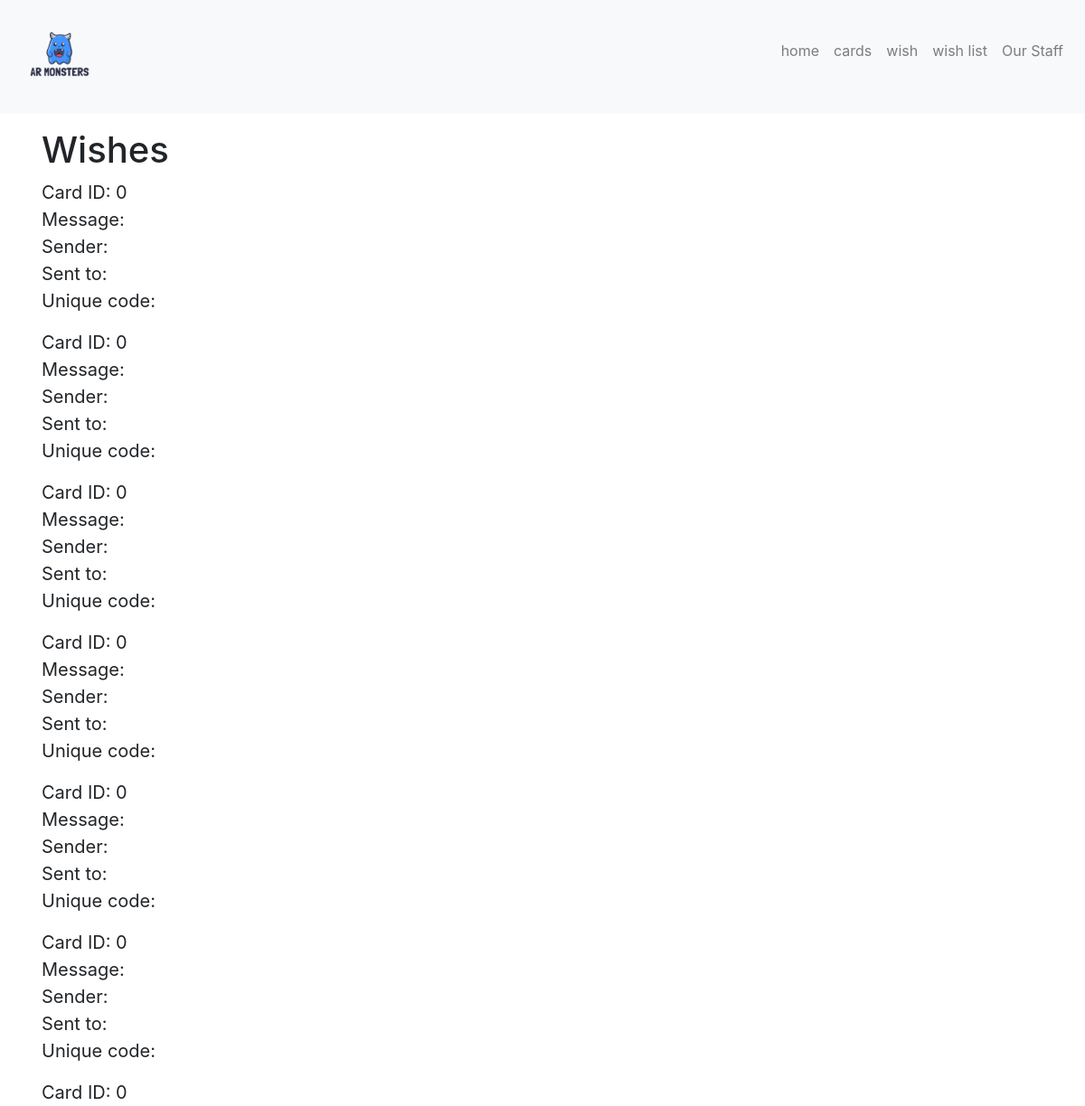
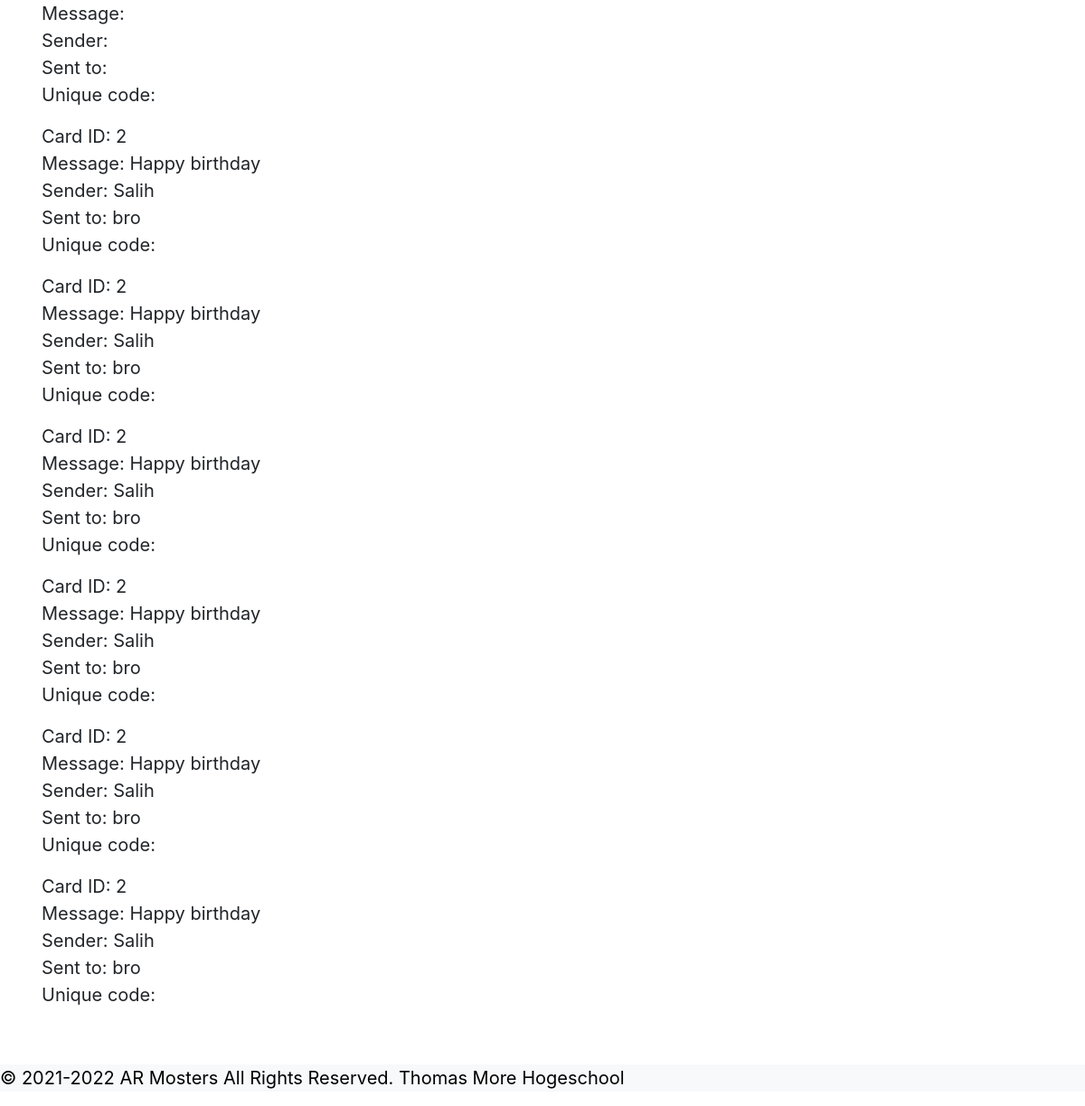
Before: /wish_list with the older database file (2 pictures, top to bottom).
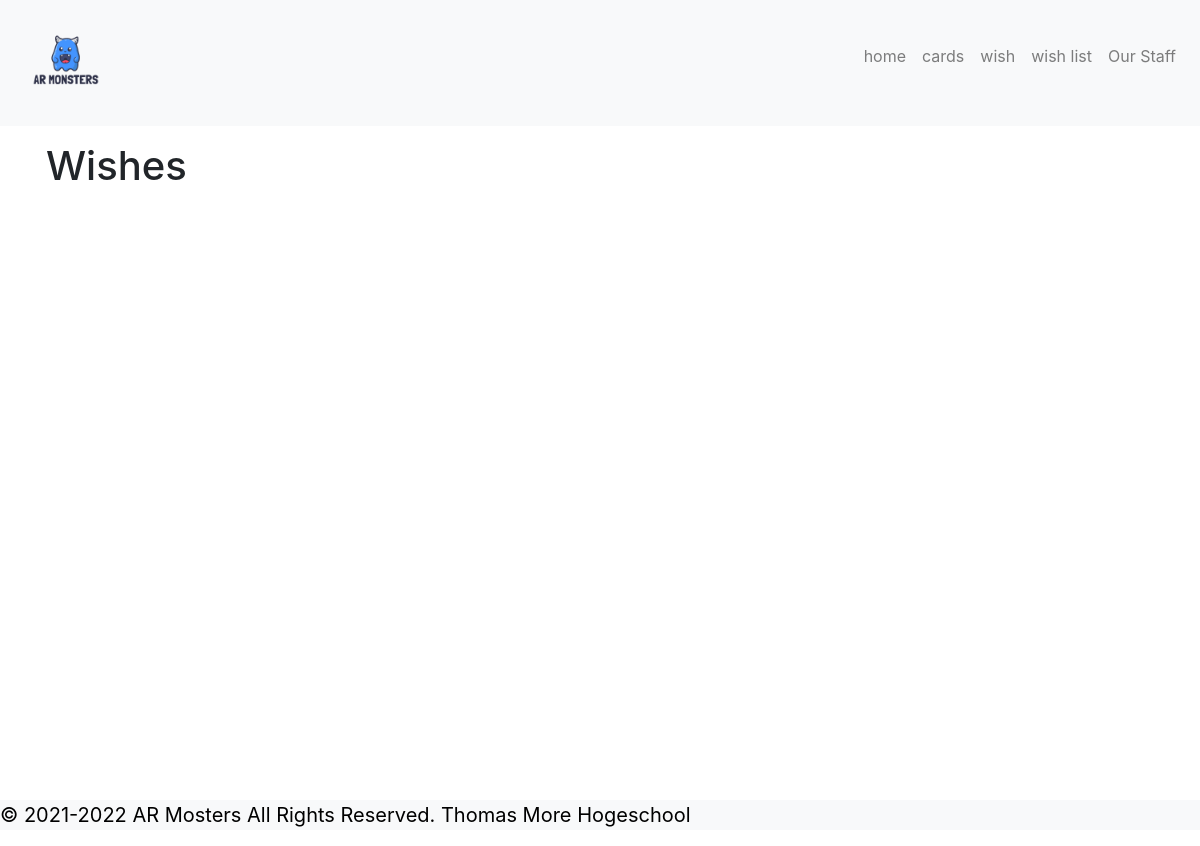
After: the same page with the newer database file.
### tables this page shows
CREATE TABLE wish (wishid INTEGER PRIMARY KEY AUTOINCREMENT NOT NULL, sender TEXT, message TEXT, cardid INTEGER, receiver TEXT, code TEXT);

### mysite/flask_app.py (the view)
@app.route('/wish_list')
def wish_list():
    conn = sqlite3.connect('database.db')
    conn.row_factory = dict_factory
    cur = conn.cursor()
    wishes = cur.execute('SELECT * FROM wish').fetchall()
    conn.close()
    return render_template('wish_list.html', wishes = wishes)

### mysite/flask_app.py (called while the page is built)
def dict_factory(cursor, row):
    d = {}
    for idx, col in enumerate(cursor.description):
        d[col[0]] = row[idx]
    return d

### mysite/templates/wish_list.html (shortened to what this page needs)
{% extends 'base.html' %}
{% block content %}
<h1>Wishes</h1>
<div>
    {%for wish in wishes%}
    <p>Card ID:  {{wish['cardid']}} <br> Message:  {{wish['message']}} <br> Sender: {{wish['sender']}} <br>Sent to:  {{wish['receiver']}} <br>Unique code: {{wish['code']}}</p>
    {% endfor %}
</div>
{% endblock %}

Changed rows visible on the page:
removed wish: cardid "0"
removed wish: cardid "0"
removed wish: cardid "0"
removed wish: cardid "0"
removed wish: cardid "0"
removed wish: cardid "0"
removed wish: cardid "0"
removed wish: cardid "2", message "Happy birthday", sender "Salih", receiver "bro"
removed wish: cardid "2", message "Happy birthday", sender "Salih", receiver "bro"
removed wish: cardid "2", message "Happy birthday", sender "Salih", receiver "bro"
removed wish: cardid "2", message "Happy birthday", sender "Salih", receiver "bro"
removed wish: cardid "2", message "Happy birthday", sender "Salih", receiver "bro"
removed wish: cardid "2", message "Happy birthday", sender "Salih", receiver "bro"
